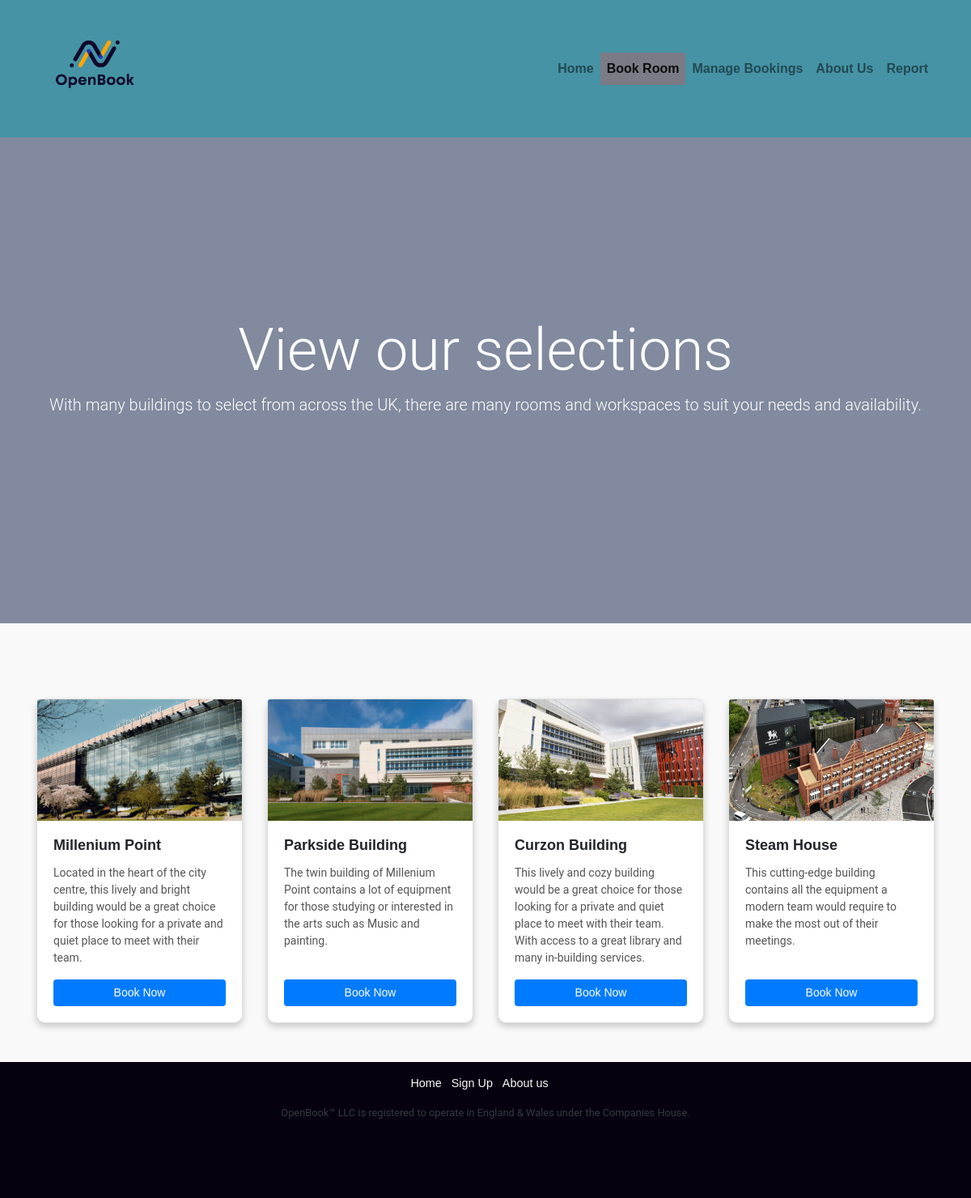
The page /BookRooms.php on the database its author committed.
### tables this page shows
CREATE TABLE `buildings` (
  `buildingID` int(11) NOT NULL,
  `buildingName` varchar(255) NOT NULL,
  `buildingDesc` text DEFAULT NULL,
  `buildingImg` text DEFAULT NULL,
  `numbOfRooms` int(11) DEFAULT NULL,
  `levels` int(11) NOT NULL,
  `helpline` varchar(255) DEFAULT NULL,
  `streetName` varchar(255) NOT NULL,
  `city` varchar(255) NOT NULL,
  `postCode` varchar(255) NOT NULL
);

### BookRooms.php (the view, shortened to what this page needs)
<?php
include 'resources/html_construct.php';
?>
<!DOCTYPE html>
<html lang="en">
<head>
    <link rel="stylesheet" href="https://maxcdn.bootstrapcdn.com/bootstrap/4.0.0/css/bootstrap.min.css"rel="nofollow"
>
    <link rel="stylesheet" href="public_html/style/main.css">
</head>
<body>
    <nav class="navbar navbar-expand-lg navbar-light bg-teal">
        <div class="container">
            <a class="navbar-brand" href="index.php">
                <img src="public_html/images/OpenBook_Logo.png" alt="OpenBook Logo" class="OBLogo">
            </a>
            <div class="navbar-nav ml-auto">
                <a class="nav-item nav-link" href="index.php">Home</a>
                <a class="nav-item nav-link active" href="BookRooms.php">Book Room</a>
                <a class="nav-item nav-link" href="ManageBookings.php">Manage Bookings</a>
                <a class="nav-item nav-link" href="AboutUs.php">About Us</a>
                <a class="nav-item nav-link" href="ReportPage.php">Report</a>
            </div>
        </div>
    </nav>
    <header class="header-br">
     <div class="overlay"></div>
    <video playsinline="playsinline" autoplay="autoplay" muted="muted" loop="loop">
        <source src="public_html/videos/buildings.mp4" type="video/mp4">
    </video>
     <div class="container h-100">
        <div class="d-flex h-100 text-center align-items-center">
            <div class="w-100 text-white">
            <h1 class="display-3">View our selections</h1>
            <p class="lead mb-0">With many buildings to select from across the UK, there are many rooms and workspaces to suit your needs and availability.</p>
        </div>
    </div>
    </div>
</header>
    <div class="container mt-5">
        <div class="row">
            <?php
            include "resources/database.php";
            $buildingSql = "SELECT * FROM `buildings`";
            $fetchedBuildings = mysqli_query($conn, $buildingSql);
            foreach ($fetchedBuildings as $building) {
                echo "
                <div class='col-md-3'>
                    <div class='card h-100'>
                        <img class='card-img-top' src='{$building['buildingImg']}' alt='{$building['buildingName']}'>
                        <div class='card-body d-flex flex-column'>
                            <h5 class='card-title'>{$building['buildingName']}</h5>
                            <p class='card-text'>{$building['buildingDesc']}</p>
                            <a href='RoomSelection.php?buildingID={$building['buildingID']}' class='btn btn-primary mt-auto'>Book Now</a>
                        </div>
                    </div>
                </div>
                ";
            }
            ?>
        </div>
    </div>
</body>
</html>

### public_html/style/main.css (style rules this page uses)
* { margin: 0; padding: 0; box-sizing: border-box; }
.nav-link.active { color: white ; }
.navbar-brand, .nav-link { font-weight: bold; }
.navbar { background-color: #4593A5; color: white; }
.OBLogo { height: 9rem !important; width: auto !important; }
body { font-family: Arial, sans-serif; background-color: #f9f9f9; margin: 0; padding: 0; display: flex; flex-direction: column; min-height: 100vh; overflow-x: hidden; }
.bg-teal { background-color: #4593A5; color: white; }
.container { z-index: 5; }
.header-br { position: relative; background-color: linear-gradient(rgba(4, 9, 30, 0.7), rgba(4, 9, 30, 0.7)); height: 75vh; min-height: 25rem; width: 100%; overflow: hidden; }
.header-br video { position: absolute; top: 50%; left: 50%; min-width: 100%; min-height: 100%; width: auto; height: auto; z-index: 0; -ms-transform: translateX(-50%) translateY(-50%); -moz-transform: translateX(-50%) translateY(-50%); -webkit-transform: translateX(-50%) translateY(-50%); transform: translateX(-50%) translateY(-50%); }
.header-br .container { position: relative; z-index: 2; }
.header-br .overlay { position: absolute; top: 0; left: 0; height: 100%; width: 100%; background-color: #0b1d45; opacity: 0.5; z-index: 1; }
.card { border-radius: 10px; box-shadow: 0px 4px 8px rgba(0, 0, 0, 0.2); }
.card-img-top { height: 150px; object-fit: cover; }
.card-body h5 { font-size: 18px; font-weight: bold; }
.card-body p { font-size: 14px; color: #555; }
.btn-primary { background-color: #007bff; border-color: #007bff; color: white; font-size: 14px; padding: 5px 10px; border-radius: 4px; }
.btn { border-color: #f4f4f400; color: white; font-size: 14px; padding: 5px 10px; border-radius: 4px; }
.active { background: #7a7b85; }
h1, h2, h3 { font-family: 'Roboto', sans-serif; font-weight: 700; }
.lead { font-size: 20px; }
p { font-family: 'Roboto', sans-serif; font-weight: 400; }
.lead { padding-bottom: 35px; }
.row { padding-top: 45px; }

### rows shown on the page
buildings: buildingImg (picture), buildingName "Millenium Point", buildingDesc "Located in the heart of the city centre, this lively and bright building would be a great choice for those looking for a private and quiet place to meet with their team."
buildings: buildingImg (picture), buildingName "Parkside Building", buildingDesc "The twin building of Millenium Point contains a lot of equipment for those studying or interested in the arts such as Music and painting."
buildings: buildingImg (picture), buildingName "Curzon Building", buildingDesc "This lively and cozy building would be a great choice for those looking for a private and quiet place to meet with their team. With access to a great library and many in-building services."
buildings: buildingImg (picture), buildingName "Steam House", buildingDesc "This cutting-edge building contains all the equipment a modern team would require to make the most out of their meetings."
